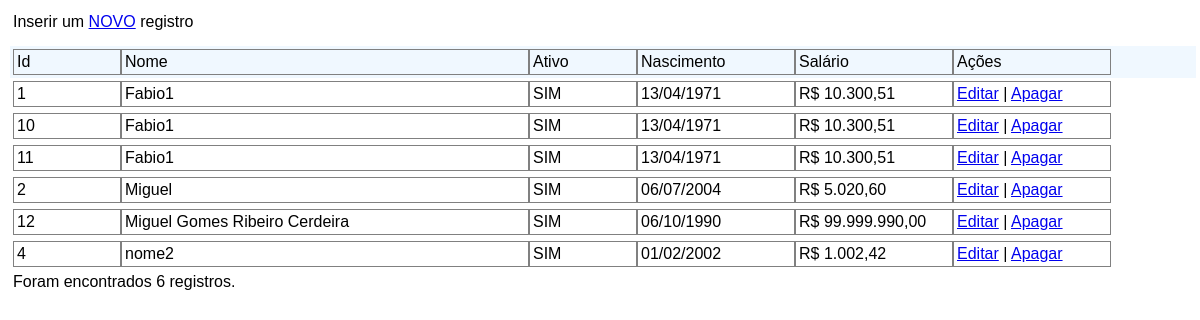
Screenshot of /source/index.php with the database file from the repository.
### tables this page shows
CREATE TABLE `pessoas` (
  `Id` int(11) NOT NULL,
  `Nome` varchar(100) NOT NULL,
  `Ativo` tinyint(1) NOT NULL,
  `DataNascimento` date NOT NULL,
  `Salario` double NOT NULL
);

### source/index.php (the view, shortened to what this page needs)
<!DOCTYPE html>
<html lang="pt">
<head>
	<?php include 'inc/senhas.php'; ?>
	<?php include 'inc/head.php'; ?>
</head>
<body>
<div>Inserir um <a href="formulario.php?id=0">NOVO</a> registro</div>
<br /><br />
<div id="titulo" class="cabeca">
	<div class="borda1" style="width: 100px;">Id</div>
	<div class="borda1" style="width: 400px;">Nome</div>
	<div class="borda1" style="width: 100px;">Ativo</div>
	<div class="borda1" style="width: 150px;">Nascimento</div>
	<div class="borda1" style="width: 150px;">Salário</div>
	<div class="borda1" style="width: 150px;">Ações</div>
</div>
<?php
	$sql1 = "SELECT Id, Nome, Ativo, DataNascimento, Salario FROM Pessoas ORDER BY Nome ASC";
	$conn = mysqli_connect($dbServerName, $dbUserName, $dbPassword, $dbDataBaseName);
    $result1 = mysqli_query($conn, $sql1);
	$contador_total = 0;
    while($row = $result1->fetch_assoc())
	{
		$contador_total = $contador_total + 1;
		?>
		<div id="pessoa<?php echo $row["Id"]; ?>">
			<div class="borda1" style="width: 100px;"><?php echo $row["Id"]; ?></div>
			<div class="borda1" style="width: 400px;"><?php echo $row["Nome"]; ?></div>
			<div class="borda1" style="width: 100px;">
				<?php
					if ($row["Ativo"])
						echo 'SIM';
					else
						echo 'NÃO';
				?>
			</div>
			<div class="borda1" style="width: 150px;">
				<?php
					echo date('d/m/Y',strtotime($row["DataNascimento"]));
				?>
			</div>
			<div class="borda1" style="width: 150px;">
				R$
				<?php
					echo number_format($row["Salario"],2,",",".");
				?>
			</div>
			<div class="borda1" style="width: 150px;">
				<a href="formulario.php?id=<?= $row["Id"]; ?>">Editar</a> |
				<a href="apagar.php?id=<?= $row["Id"]; ?>">Apagar</a>
			</div>
		</div>
		<?php
	}
?>
	<br /><br />
	<br /><br />
	<br /><br />
	<div>Foram encontrados <?php echo $contador_total; ?> registros.</div>
</body>
</html>

### source/inc/head.php (shortened to what this page needs)
<link rel="stylesheet" href="inc/estilo.css" />

### source/inc/estilo.css (style rules this page uses)
* { margin: 0px; font-family: Verdana, Geneva, Tahoma, sans-serif; font-size: medium; }
body { padding: 10px; }
div { width: 100%; float: left; padding: 3px; }
.cabeca { background-color: aliceblue; }
.borda1 { border: 1px solid gray; }

### rows the page displays
pessoas: Id "1", Nome "Fabio1", Ativo "SIM", DataNascimento "13/04/1971", Salario "10.300,51"
pessoas: Id "10", Nome "Fabio1", Ativo "SIM", DataNascimento "13/04/1971", Salario "10.300,51"
pessoas: Id "11", Nome "Fabio1", Ativo "SIM", DataNascimento "13/04/1971", Salario "10.300,51"
pessoas: Id "2", Nome "Miguel", Ativo "SIM", DataNascimento "06/07/2004", Salario "5.020,60"
pessoas: Id "12", Nome "Miguel Gomes Ribeiro Cerdeira", Ativo "SIM", DataNascimento "06/10/1990", Salario "99.999.990,00"
pessoas: Id "4", Nome "nome2", Ativo "SIM", DataNascimento "01/02/2002", Salario "1.002,42"

### other values shown
$contador_total "6"
